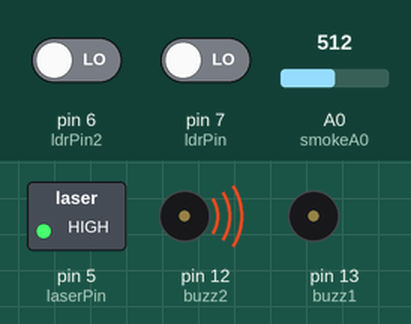
The sketch below on a simulated Arduino Uno, built with avr-gcc and run on an emulated ATmega328P. Shown: switched loads named in the sketch (green lamp = pin HIGH), buzzer (waves = sounding, pin HIGH). Inputs (shaded band) come from the test bench; at power-on: A0 (smokeA0) = 512, pin 6 (ldrPin2) LOW, pin 7 (ldrPin) LOW. What the sketch prints to the serial monitor is not drawn.

Above: at 1.7 s.
1.8 s: A0 (smokeA0) set to 314
3.3 s: A0 (smokeA0) set to 286
At 4.8 s:
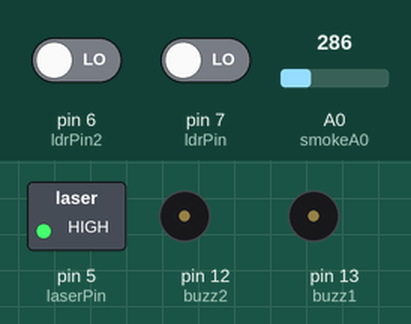
5.1 s: pin 6 (ldrPin2) driven HIGH
At 6.0 s:
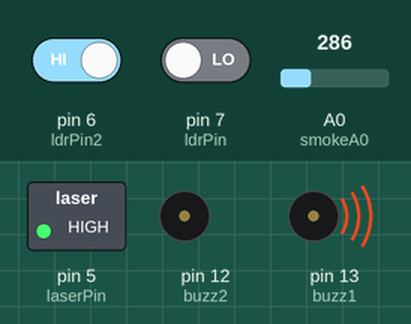
Timing chart, 0 to 8.1 s (numbered marks = the images above; inputs shaded):
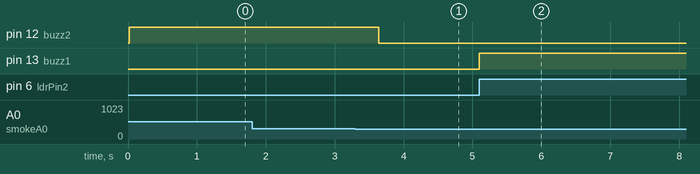

The sketch:

lazerlight_project_modified.ino
```cpp
/* CODE WRITEN BY NITESH KUMAR TIME :27 DAYS
   This program here is for laser light security system completed at 25 - nov - 2022, for ST.Claret 2nd puc
   JUST STARTED ON 25-5-2023
   this is 28-7-2023 where some coments where done again at the time of of display of the program*/


#include <SoftwareSerial.h>
SoftwareSerial MyBlue(4,3);// RX | TX
int flag = 0; // its is a variable that takes boolean variables ie. true ot fales | 0 or 1
int ldrPin = 7;// Digital reciver from LDR 1 module
int ldrPin2 = 6; //Digital reciver from LDR 2 module
int buzz1 = 13; //Buzzer 1 which responed based on LDR's signal
int buzz2 = 12; //Buzzer  which responds based on smoke module
int laserPin = 5; // lasermodule which can be operated by using bluetooth application
int p =9000; // delay using millis
int p1 = 900;// delay using millis
//int p2 = 9900;// delay using millis
int smokeA0= A0; //Analog singnal from smoke module
int sensorThres = 300; // Sensi of Somke Module Can be adjusted according the size of room. use of smoke sencor is recomended only if its used in room.
unsigned long timenow = 0; //counts the time in milliseconds from the time the program in ON
const unsigned buzzon = 350; // by using millis we are giving delay to buzz1 at startup to avoid over laping of the sound


void setup()
 {
  pinMode(laserPin,OUTPUT); // this section if pintype input or output
  pinMode(buzz1,OUTPUT);
  pinMode(buzz2,OUTPUT);

  pinMode(smokeA0,INPUT);
  pinMode(ldrPin,INPUT);
  digitalWrite(laserPin,HIGH);
  Serial.begin(9600);// its is a bit rate at which Arduino talks to PC | phone | other PROGRAMABLE devicies
  Serial.println("Ready to recive Comands\nType 'A' and 'B' to on and off the laser");
  MyBlue.begin(38400); // its is a bit rate at which HC 05 talks to PC | phone | other BLUETOOTH devicies
  MyBlue.println("Ready to recive Comands\nType 'A' and 'B' to on and off the laser");
}


  void loop()
 {


        if (MyBlue.available()) // to check availability of bluethooth module.          /* THIS SET OF CODE HERE IT CONTROL LASER ON AND OF BY SENDING 'A' TO AND 'B' TO OFF USING HC 05 MODULE*/
             flag = MyBlue.read();   //reading the input from bluetooth
             if (flag == 'A')
                 {
                   digitalWrite(laserPin, HIGH); //default startup of lazers is on.
                   MyBlue.println("Laser ON"); //output in terminal
                 }
        else  if (flag == 'B')
                {
                 digitalWrite(laserPin, LOW);//low after sending B

                 MyBlue.println("Laser OFF"); // printing low in terminal
                }


   if ( digitalRead(ldrPin) == 1)                                /*THIS HERE IS TO TRIGGER THE BUZZER 1 USING LDR1*/


     { if ( millis()> buzzon )

        digitalWrite(buzz1, HIGH);
        MyBlue.println("Someone is in here");

        timenow = millis();

        while (millis()< timenow + p);}


    else
      {
      digitalWrite (buzz1, LOW);
      }


        if ( digitalRead(ldrPin2) == 1)                            /*THIS HERE IS TO TRIGGER THE BUZZER 1 USING LDR2*/


     { if ( millis()> buzzon )

        digitalWrite(buzz1, HIGH);
        MyBlue.println("Someone is in here");

        timenow = millis();

        while (millis()< timenow + p);}


    else
      {
      digitalWrite (buzz1, LOW);
      }
           // if (flag =='N');noTone(13);{timenow = millis();  IGNORE THIS 98 AND 100 LINE SINCE I AM NOT ABLE TO FIND IT OUT found it on 28-7-2023. it was to delay the startup of smoke sensor.

           // while (millis()< timenow + p2);}


      int analogSensor = analogRead(smokeA0);           /*THIS IS SMOKE SENSOR TO AVOID SMOKE IN THE ROOM*/
      if (analogSensor > sensorThres)

             {

              digitalWrite(buzz2, HIGH);
              MyBlue.println("Smoke Detected") ;

              timenow = millis();

                    while (millis()< timenow + p1);}

       else   {

               digitalWrite (buzz2, LOW);

              }


  }
	   
```

Measured:
- the behaviour switches between 301 and 300 on A0 (smokeA0) (found by bisection; images 0 and 1)
- after the input at 1.8 s, every drawn part: stays the same
- after the input at 3.3 s, pin 12 (buzz2): HIGH → LOW after 0.34 s
- after the input at 5.1 s, pin 13 (buzz1): LOW → HIGH at once
